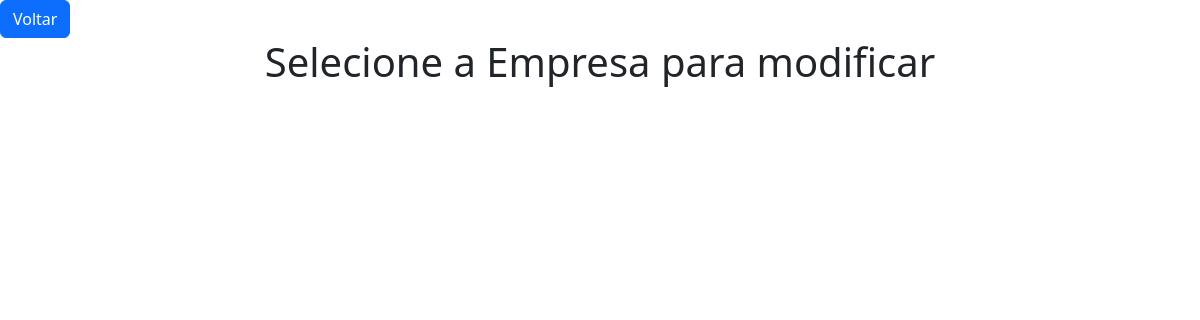
Before: /crud/modificar-empresa/ with the older database file.
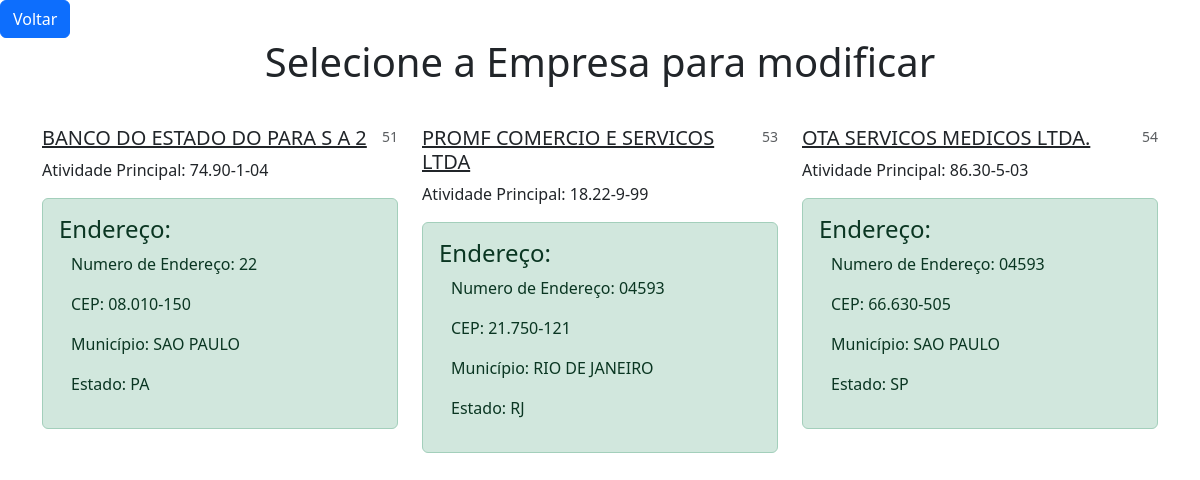
After: the same page with the newer database file.
### empresas/models.py (models this page shows, shortened)
class Empresa(models.Model):
    razao_social = models.CharField(max_length=200, verbose_name='Razão Social')
    atividade_principal = models.CharField(max_length=200, verbose_name='Atividade Principal')
    numero_endereco = models.CharField(max_length=20, verbose_name='Número do Endereço')
    cep = models.CharField(max_length=9, verbose_name='CEP')
    municipio = models.CharField(max_length=100, verbose_name='Município')
    estado = models.CharField(max_length=50, verbose_name='Estado')
    class Meta:
        verbose_name = 'Empresa'
        verbose_name_plural = 'Empresas'

### empresas/views.py (the view)
# urls.py: path('modificar-empresa/',modificar_empresa , name='modificar_empresa'),
def modificar_empresa(request):
    context = {
        "index_url": "modificar",
        "titulo": "modificar",
        "empresas": Empresa.objects.all()
    }
    return render(request, 'components/selecionar_empresa.html', context)

### empresas/templates/components/selecionar_empresa.html
{% extends 'components/base.html' %}
{% block content %}
<a href="{% url 'home_page' %}" class="btn btn-primary">Voltar</a>
<br>
<div class="container text-center">
  <h1>Selecione a Empresa para {{ titulo }}</h1>
</div>
<br>
<div class="container">
  <div class="row">
    {% for empresa in empresas %}
    <div class="col-md-4 mt-2 card-group">
      <div class="list-group-item card">
        <div class="d-flex justify-content-between">
        <a href="{% url index_url id_empresa=empresa.id %}" class="link-dark">
          <h5>{{ empresa.razao_social }}</h5>
        </a>
        <small class="text-muted">{{ empresa.id }}</small>
        </div>
        <p>Atividade Principal: {{ empresa.atividade_principal }}</p>
        <div class="alert alert-success">
          <h4>Endereço:</h4>
          <div class="container">
            <p>Numero de Endereço: {{ empresa.numero_endereco }}</p>
            <p>CEP: {{ empresa.cep }}</p>
            <p>Município: {{ empresa.municipio }}</p>
            <p>Estado: {{ empresa.estado }}</p>
          </div>
        </div>
      </div>
    </div>
    {% endfor %}
  </div>
</div>
<br>
<br>
{% endblock content %}

### empresas/templates/components/base.html (shortened to what this page needs)
<!DOCTYPE html>
<html lang="pt">
    <head>
        {% load bootstrap5 %}
        {% bootstrap_css %}
    </head>
    {% block content %}{% endblock content %}
</html>

Changed rows visible on the page:
added Empresa: razao_social "BANCO DO ESTADO DO PARA S A 2", id "51", atividade_principal "74.90-1-04", numero_endereco "22", cep "08.010-150", municipio "SAO PAULO", estado "PA"
added Empresa: razao_social "PROMF COMERCIO E SERVICOS LTDA", id "53", atividade_principal "18.22-9-99", numero_endereco "04593", cep "21.750-121", municipio "RIO DE JANEIRO", estado "RJ"
added Empresa: razao_social "OTA SERVICOS MEDICOS LTDA.", id "54", atividade_principal "86.30-5-03", numero_endereco "04593", cep "66.630-505", municipio "SAO PAULO", estado "SP"
